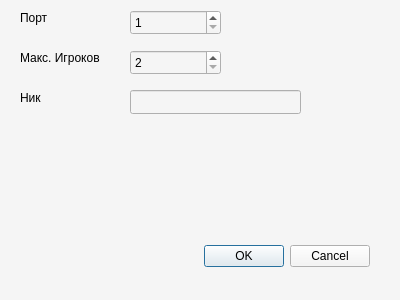
<?xml version="1.0" encoding="UTF-8"?>
<ui version="4.0">
 <class>CreateDialog</class>
 <widget class="QDialog" name="CreateDialog">
  <property name="geometry">
   <rect>
    <x>0</x>
    <y>0</y>
    <width>400</width>
    <height>300</height>
   </rect>
  </property>
  <property name="minimumSize">
   <size>
    <width>400</width>
    <height>300</height>
   </size>
  </property>
  <property name="maximumSize">
   <size>
    <width>400</width>
    <height>301</height>
   </size>
  </property>
  <property name="windowTitle">
   <string>Dialog</string>
  </property>
  <property name="styleSheet">
   <string notr="true">background-color: #f5f5f5;
color: black;</string>
  </property>
  <widget class="QDialogButtonBox" name="buttonBox">
   <property name="geometry">
    <rect>
     <x>30</x>
     <y>240</y>
     <width>340</width>
     <height>32</height>
    </rect>
   </property>
   <property name="orientation">
    <enum>Qt::Orientation::Horizontal</enum>
   </property>
   <property name="standardButtons">
    <set>QDialogButtonBox::StandardButton::Cancel|QDialogButtonBox::StandardButton::Ok</set>
   </property>
  </widget>
  <widget class="QSpinBox" name="MaxPlayersSpinBox">
   <property name="geometry">
    <rect>
     <x>130</x>
     <y>50</y>
     <width>91</width>
     <height>25</height>
    </rect>
   </property>
   <property name="minimum">
    <number>2</number>
   </property>
   <property name="maximum">
    <number>8</number>
   </property>
  </widget>
  <widget class="QLineEdit" name="NickInput">
   <property name="geometry">
    <rect>
     <x>130</x>
     <y>90</y>
     <width>171</width>
     <height>24</height>
    </rect>
   </property>
  </widget>
  <widget class="QSpinBox" name="PortSpinBox">
   <property name="geometry">
    <rect>
     <x>130</x>
     <y>10</y>
     <width>91</width>
     <height>25</height>
    </rect>
   </property>
   <property name="minimum">
    <number>1</number>
   </property>
   <property name="maximum">
    <number>65536</number>
   </property>
  </widget>
  <widget class="QLabel" name="PortLabel">
   <property name="geometry">
    <rect>
     <x>20</x>
     <y>10</y>
     <width>49</width>
     <height>16</height>
    </rect>
   </property>
   <property name="text">
    <string>Порт</string>
   </property>
  </widget>
  <widget class="QLabel" name="MaxGuessrsLabel">
   <property name="geometry">
    <rect>
     <x>20</x>
     <y>50</y>
     <width>91</width>
     <height>16</height>
    </rect>
   </property>
   <property name="text">
    <string>Макс. Игроков</string>
   </property>
  </widget>
  <widget class="QLabel" name="NickLabel">
   <property name="geometry">
    <rect>
     <x>20</x>
     <y>90</y>
     <width>61</width>
     <height>16</height>
    </rect>
   </property>
   <property name="text">
    <string>Ник</string>
   </property>
  </widget>
 </widget>
 <resources/>
 <connections>
  <connection>
   <sender>buttonBox</sender>
   <signal>accepted()</signal>
   <receiver>CreateDialog</receiver>
   <slot>accept()</slot>
   <hints>
    <hint type="sourcelabel">
     <x>248</x>
     <y>254</y>
    </hint>
    <hint type="destinationlabel">
     <x>157</x>
     <y>274</y>
    </hint>
   </hints>
  </connection>
  <connection>
   <sender>buttonBox</sender>
   <signal>rejected()</signal>
   <receiver>CreateDialog</receiver>
   <slot>reject()</slot>
   <hints>
    <hint type="sourcelabel">
     <x>316</x>
     <y>260</y>
    </hint>
    <hint type="destinationlabel">
     <x>286</x>
     <y>274</y>
    </hint>
   </hints>
  </connection>
 </connections>
</ui>
